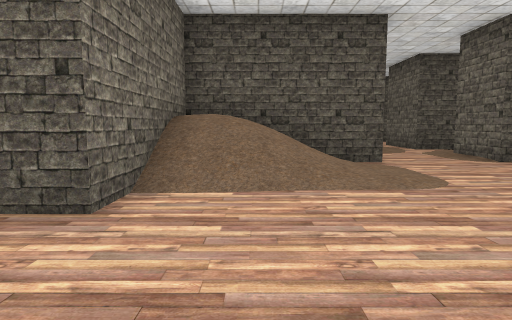
View 1 (above)

24 first-person views from a walk through a 3-D level made in the Unity game engine. The camera is 1.5 m above the floor, tilts 6° down and sees 75° across. The floor is counted in squares, 2 m on a side. Each view is taken from the middle of a square. On the plan, view 1 faces up. The plan holds only what a view shows up to about 11 squares ahead; the rest is blank. The player character is not drawn.

View 2
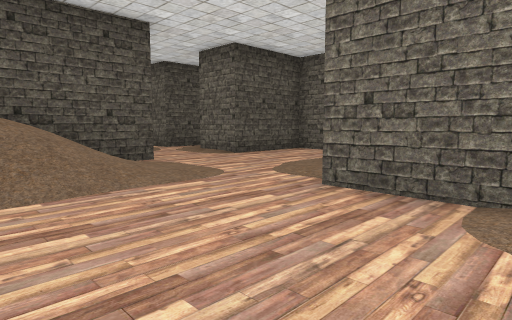

View 3
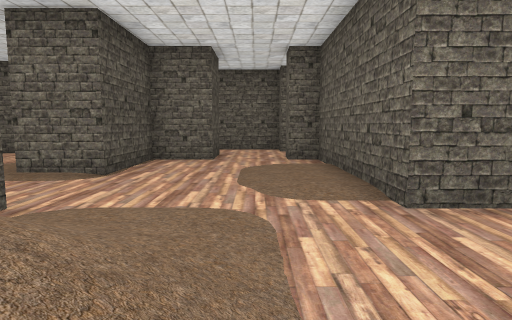

View 4
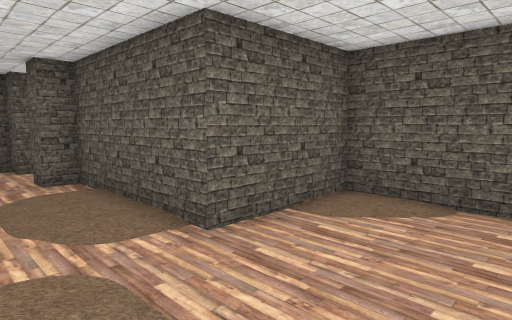

View 5
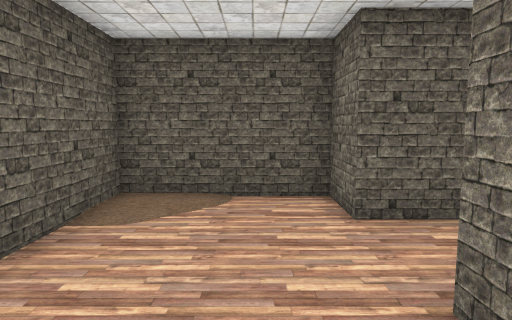

View 6
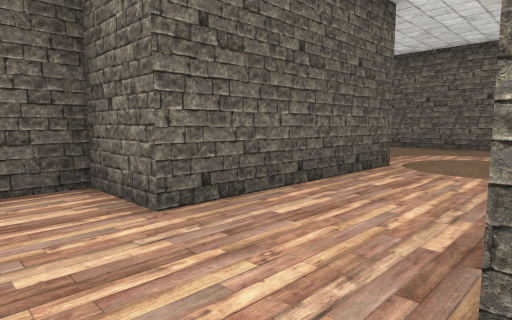

View 7
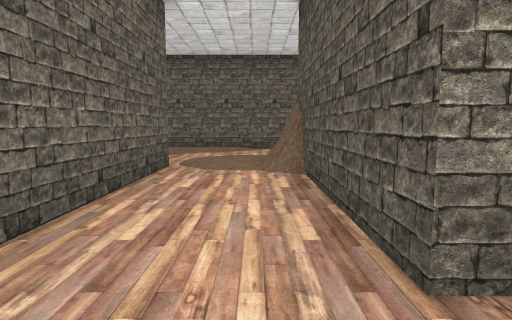

View 8
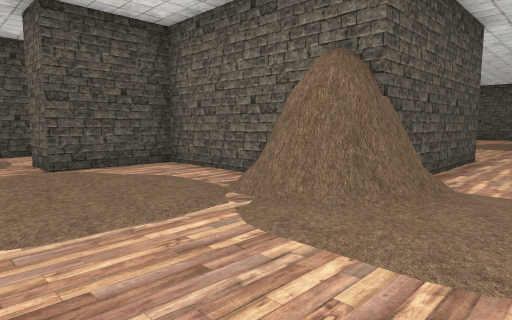

View 9
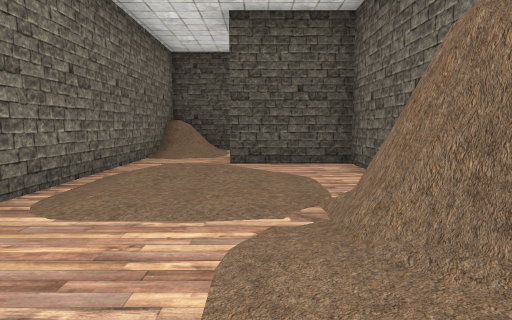

View 10
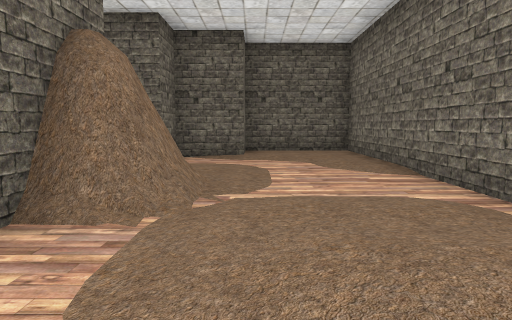

View 11
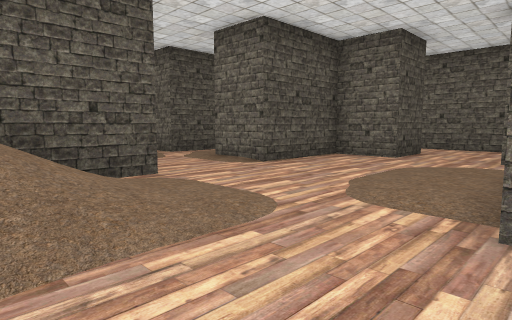

View 12
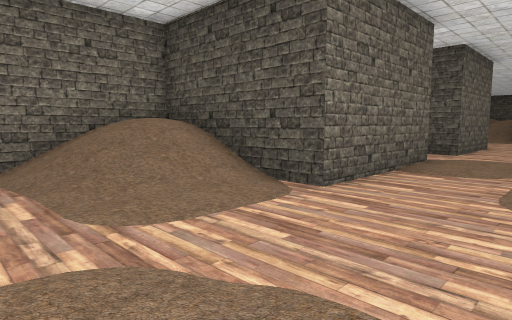

View 13
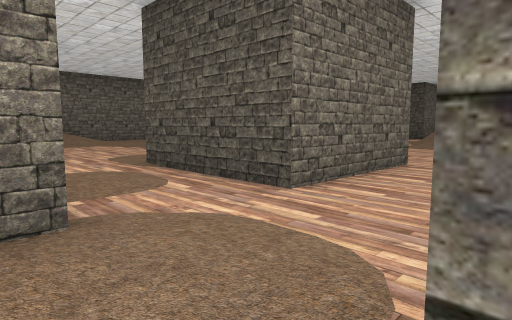

View 14
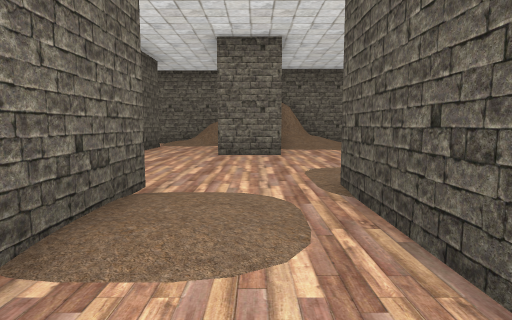

View 15
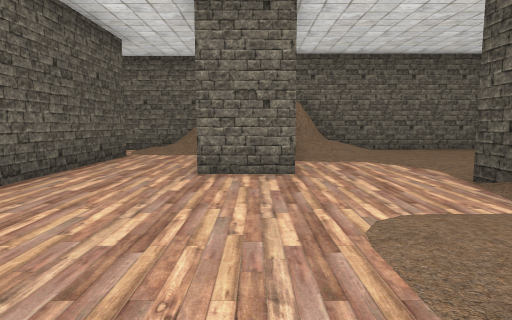

View 16
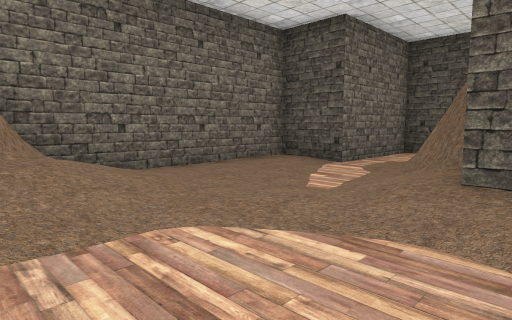

View 17
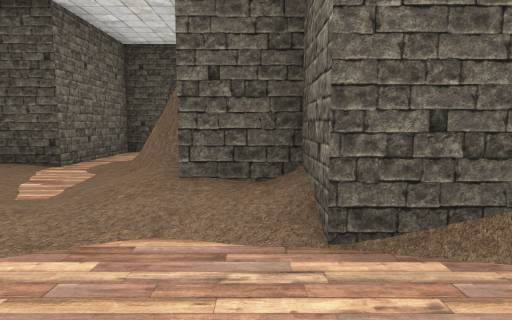

View 18
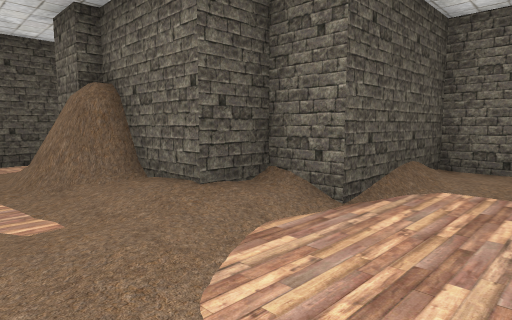

View 19
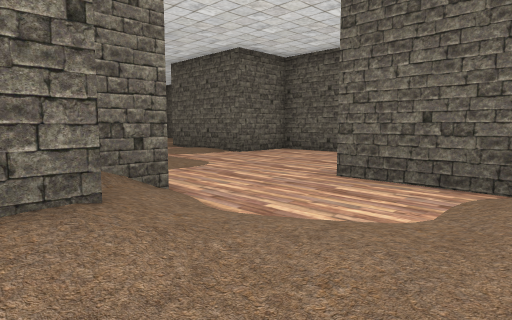

View 20
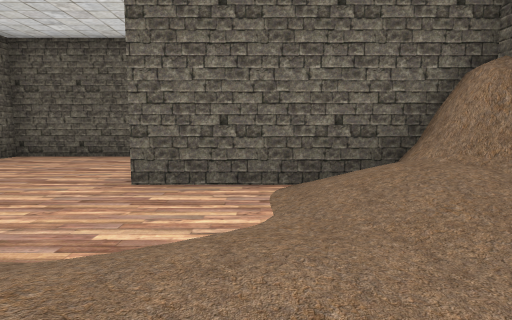

View 21
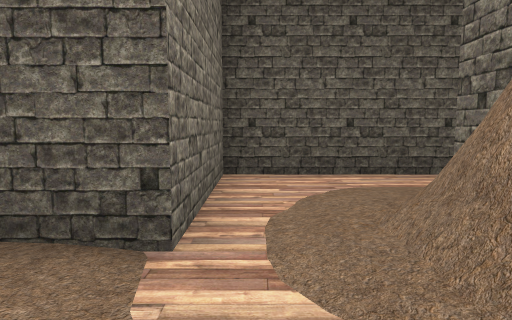

View 22
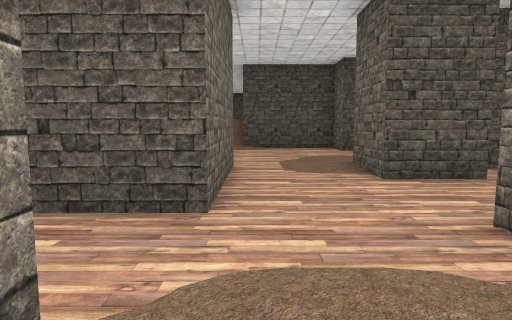

View 23
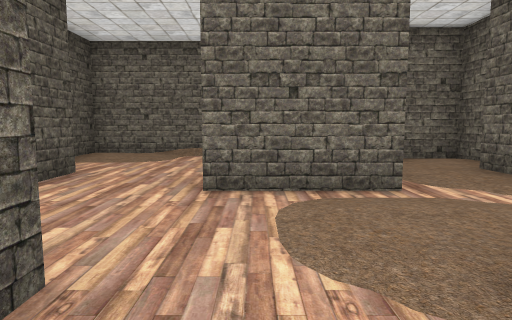

View 24
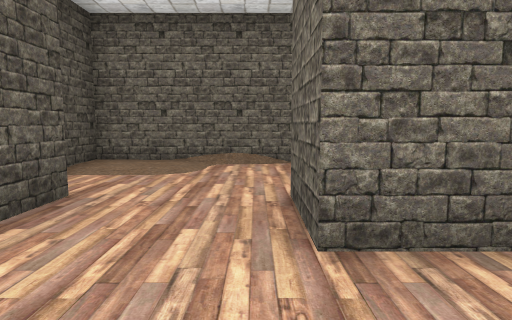

### Floor plan
Key: @ floor where view 1 was taken; # wall or solid block; . main floor; : floor 0.25 m higher than the main floor; + floor 0.5 m higher than the main floor; * floor 2 m higher than the main floor; / step, stairs or slope.
Columns run from 11 left of view 1 to 12 right of it. Each row starts with its distance up from view 1.
 22   #####
 21   #...      .....#
 20   #./#      ......
 19  ##./#       .....
 18  #../##      ...:
 17  #:.//##     ...: ####
 16  #:.//+#     #..# ...#
 15  #/////####  #..##..:#
 14  #//.....:#  #.......#
 13  ##/......####.......#
 12  #####..........## ..#
 11 ######..........## ..
 10 #//.......####:.....
  9 #//.......#  #...:..#
  8 #..########  #..##:.#
  7 #....#   #####..#####
  6 #/:/.#   #*///.....##  #
  5 #//:.#   #///..........#
  4 #...##   #///..........#
  3 #...######.....:::.#..##
  2 #...:/........######
  1 #.............#
  0 #:...#####.@..#
 -1 #:::##   #...:#
 -2 #####    ######

Where each view was taken, in squares from view 1:
view 1: 0 up, 0 right, facing up
view 2: 0 up, 1 left, facing up-right
view 3: 4 up, 1 left, facing right
view 4: 5 up, 1 left, facing down-right
view 5: 5 up, 0 right, facing down
view 6: 3 up, 0 right, facing down-left
view 7: 2 up, 0 right, facing left
view 8: 1 up, 10 left, facing up-right
view 9: 1 up, 8 left, facing up
view 10: 7 up, 8 left, facing down
view 11: 2 up, 0 right, facing up-right
view 12: 3 up, 5 right, facing up-left
view 13: 10 up, 5 right, facing up-left
view 14: 12 up, 3 right, facing left
view 15: 12 up, 0 right, facing left
view 16: 13 up, 5 left, facing up-left
view 17: 13 up, 5 left, facing up
view 18: 13 up, 8 left, facing up-right
view 19: 17 up, 8 left, facing down-right
view 20: 17 up, 7 left, facing down
view 21: 17 up, 8 left, facing up
view 22: 10 up, 3 right, facing up
view 23: 12 up, 1 right, facing right
view 24: 13 up, 3 right, facing right
